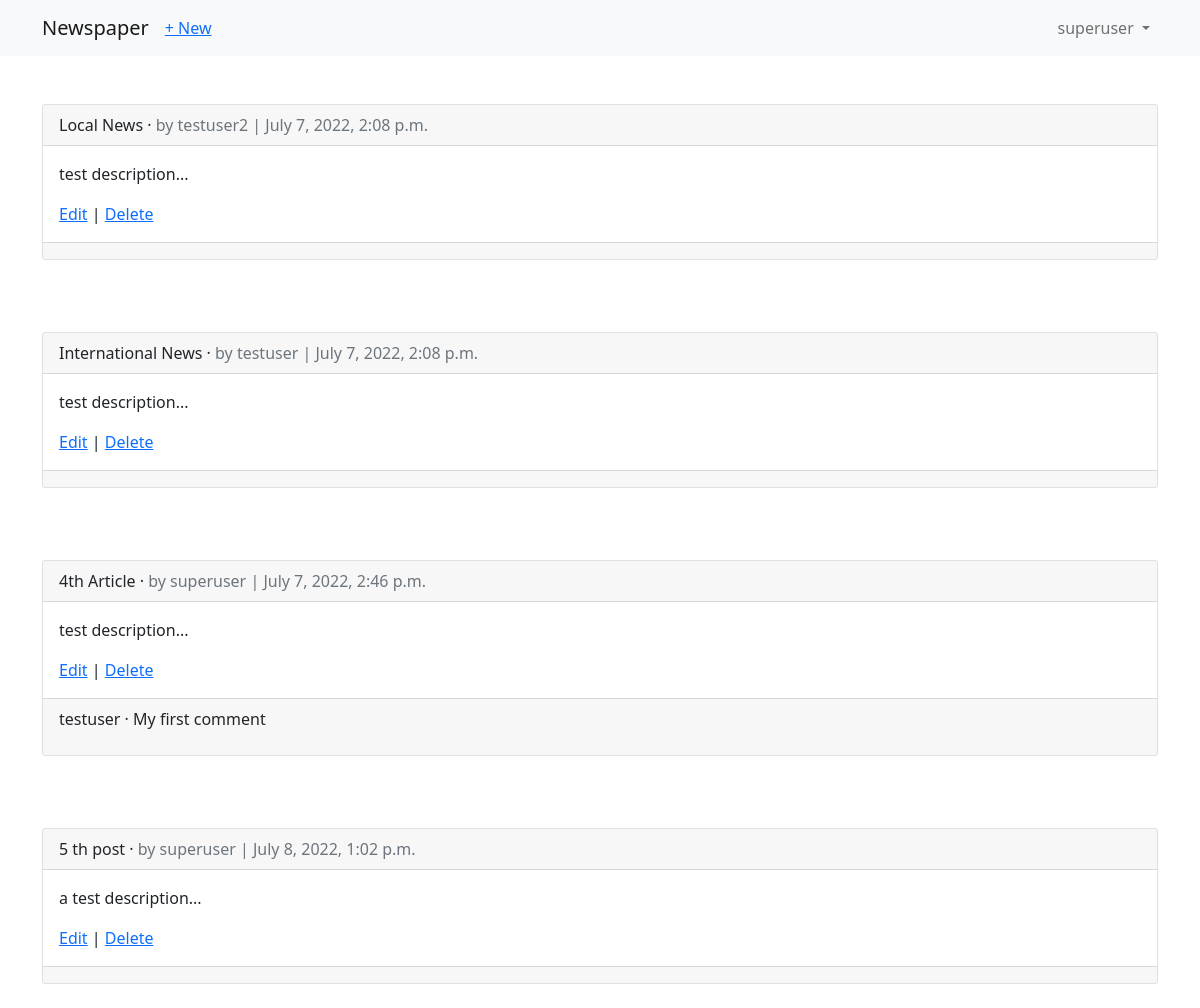
/articles/ (signed in), run on the app's committed database.
### accounts/models.py (models this page shows)
class CustomUser(AbstractUser):
    age = models.PositiveIntegerField(null=True, blank=True)

### articles/models.py (models this page shows, shortened)
class Article(models.Model):
    title = models.CharField(max_length=255)
    body = models.TextField()
    date = models.DateTimeField(auto_now_add=True)
    author = models.ForeignKey(
        get_user_model(),
        on_delete=models.CASCADE,
    )

class Comment(models.Model):
    article = models.ForeignKey(
        Article,
        on_delete=models.CASCADE,
        related_name="comments",
    )
    comment = models.CharField(max_length=140)
    author = models.ForeignKey(
        get_user_model(),
        on_delete=models.CASCADE,
    )
    def __str__(self):
        return self.comment

### articles/views.py (the view)
# urls.py: path("", ArticleListView.as_view(), name="article_list"),
class ArticleListView(LoginRequiredMixin, ListView):
    model = Article
    template_name = "article_list.html"

### templates/article_list.html (shortened to what this page needs)
{% extends 'base.html' %}
{%block content %}
    {% for article in object_list %}
    <div class="card mt-5">
    <div class="card-header">
        <span class="font-weight-bold">{{ article.title }}</span> &middot;
        <span class="text-muted"
        >by {{ article.author }} | {{ article.date }}</span
        >
    </div>
    <div class="card-body">
        <p>{{ article.body }}</p>
        <a href="{% url 'article_edit' article.pk %}">Edit</a> |
        <a href="{% url 'article_delete' article.pk %}">Delete</a>
    </div>
    <div class="card-footer">
        {% for comment in article.comments.all %}
        <p>
            <span class="font-weight-bold">
            {{ comment.author }} &middot;
            </span>
            {{ comment }}
            </p>
        {% endfor %}
    </div>
    </div>
    <br />
    {% endfor %}
{% endblock content %}

### templates/base.html (shortened to what this page needs)
<!DOCTYPE html>
<html lang="en">
<head>
    <link href="https://cdn.jsdelivr.net/npm/bootstrap@5.0.2/dist/css/bootstrap.min.css" rel="stylesheet">
</head>
<body>
    <nav class="navbar navbar-expand-lg navbar-light bg-light">
        <div class="container">
            <a class="navbar-brand" href="{% url 'home' %}">Newspaper</a>
            {% if user.is_authenticated %}
                <ul class="navbar-nav mr-auto">
                    <li class="nav-item">
                        <a href="{% url 'article_new' %}">+ New</a>
                    </li>
                </ul>
            {% endif %}
            <div class="collapse navbar-collapse" id="navbarButtonsExample">
                {% if user.is_authenticated %}
                    <ul class="navbar-nav ms-auto">
                        <li class="nav-item">
                            <a class="nav-link dropdown-toggle" href="#"
                                id="navbarDropdown" role="button" data-toggle="dropdown"
                                aria-haspopup="true" aria-expanded="false">
                                    {{ user.username }}
                            </a>
                        </li>
                    </ul>
                {% else %}
                    <form class="form-inline ms-auto">
                        <a href="{% url 'login' %}" class="btn btn-outline-secondary">Log In</a>
                        <a href="{% url 'signup' %}" class="btn btn-primary ml-2">Sign up</a>
                    </form>
                {% endif %}
            </div>
        </div>
    </nav>
    <main>
        <div class="container">
            {% block content %}
            {% endblock content %}
        </div>
    </main>
</body>
</html>

### data on the page
CustomUser: username "superuser"
Article: title "Local News", author "testuser2", date "July 7, 2022, 2:08 p.m.", body "test description..."
Article: title "International News", author "testuser", date "July 7, 2022, 2:08 p.m.", body "test description..."
Article: title "4th Article", author "superuser", date "July 7, 2022, 2:46 p.m.", body "test description..."
Comment: author "testuser", comment "My first comment"
Article: title "5 th post", author "superuser", date "July 8, 2022, 1:02 p.m.", body "a test description..."
